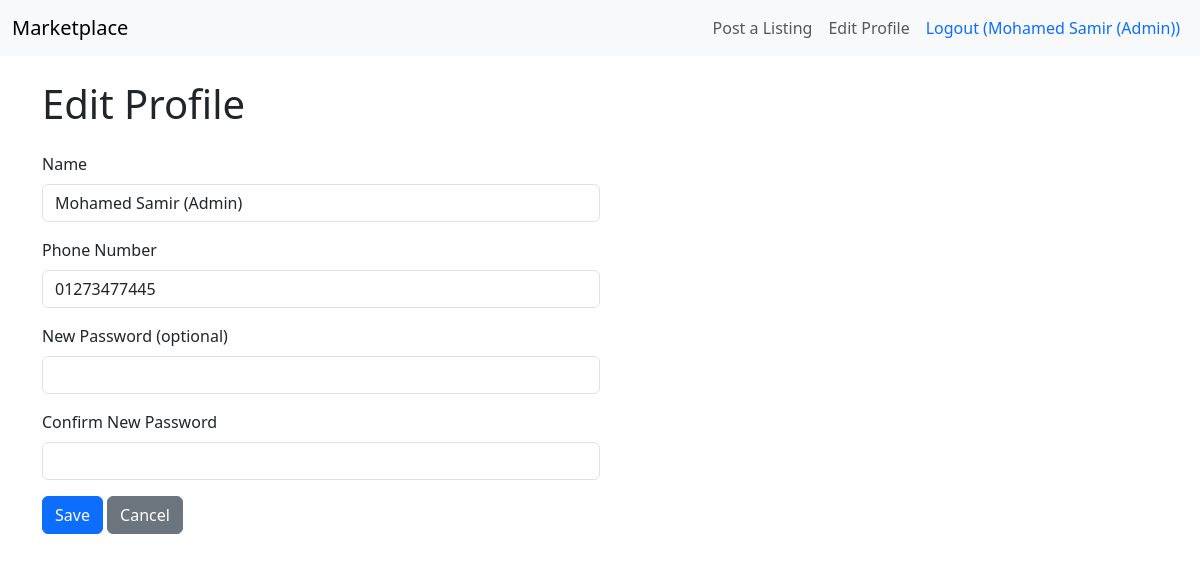
The page /edit-profile/ (signed in) on the database as committed earlier.
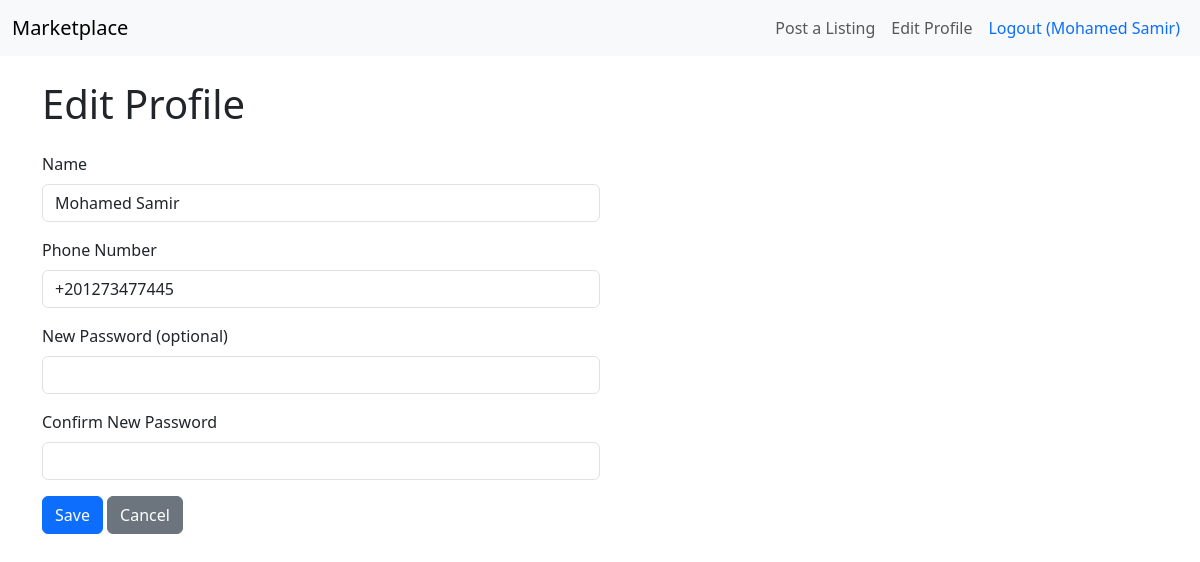
The same page on the database as committed later.
### users/models.py (models this page shows, shortened)
class User(AbstractBaseUser, PermissionsMixin):
    email = models.EmailField(unique=True)
    phone_number = models.CharField(max_length=15, unique=True)
    name = models.CharField(max_length=100)  # New field
    is_verified = models.BooleanField(default=False)
    is_active = models.BooleanField(default=True)
    is_staff = models.BooleanField(default=False)
    date_joined = models.DateTimeField(auto_now_add=True)
    objects = UserManager()
    USERNAME_FIELD = 'email'
    REQUIRED_FIELDS = ['phone_number', 'name']

### users/views.py (the view, shortened to what this page needs)
# urls.py: path('edit-profile/', views.edit_profile, name='edit_profile'),
@login_required
def edit_profile(request):
    return render(request, 'users/edit_profile.html', {'user': request.user})

### users/templates/users/edit_profile.html (shortened to what this page needs)
{% extends 'base.html' %}
{% block content %}
    <h1 class="mb-4">Edit Profile</h1>
    <form method="post" class="w-50">
        <div class="mb-3">
            <label for="name" class="form-label">Name</label>
            <input type="text" class="form-control" id="name" name="name" value="{{ user.name }}" required>
        </div>
        <div class="mb-3">
            <label for="phone_number" class="form-label">Phone Number</label>
            <input type="text" class="form-control" id="phone_number" name="phone_number" value="{{ user.phone_number }}" required>
        </div>
        <div class="mb-3">
            <label for="new_password" class="form-label">New Password (optional)</label>
            <input type="password" class="form-control" id="new_password" name="new_password">
        </div>
        <div class="mb-3">
            <label for="confirm_password" class="form-label">Confirm New Password</label>
            <input type="password" class="form-control" id="confirm_password" name="confirm_password">
        </div>
        <button type="submit" class="btn btn-primary">Save</button>
        <a href="{% url 'home' %}" class="btn btn-secondary">Cancel</a>
    </form>
{% endblock %}

### templates/base.html (shortened to what this page needs)
<!DOCTYPE html>
<html lang="en">
<head>
    <link href="https://cdn.jsdelivr.net/npm/bootstrap@5.3.3/dist/css/bootstrap.min.css" rel="stylesheet">
    <link href="https://cdn.jsdelivr.net/npm/bootstrap-icons@1.11.3/font/bootstrap-icons.css" rel="stylesheet">
</head>
<body>
    <nav class="navbar navbar-expand-lg navbar-light bg-light">
        <div class="container-fluid">
            <a class="navbar-brand" href="{% url 'home' %}">Marketplace</a>
            <div class="collapse navbar-collapse" id="navbarNav">
                <ul class="navbar-nav ms-auto">
                    {% if user.is_authenticated %}
                        <li class="nav-item">
                            <a class="nav-link" href="{% url 'create_listing' %}">Post a Listing</a>
                        </li>
                        <li class="nav-item">
                            <a class="nav-link" href="{% url 'edit_profile' %}">Edit Profile</a>
                        </li>
                        <li class="nav-item">
                            <form action="{% url 'logout' %}" method="post" class="d-inline">
                                <button type="submit" class="nav-link btn btn-link" style="text-decoration: none; color: #0d6efd;">Logout ({{ user.name }})</button>
                            </form>
                        </li>
                    {% endif %}
                </ul>
            </div>
        </div>
    </nav>
    <div class="container mt-4">
        {% block content %}
        {% endblock %}
    </div>
</body>
</html>

Rows that differ between the two databases and show on the page:
changed User: name "Mohamed Samir (Admin)" → "Mohamed Samir"; phone_number "01273477445" → "+201273477445"
